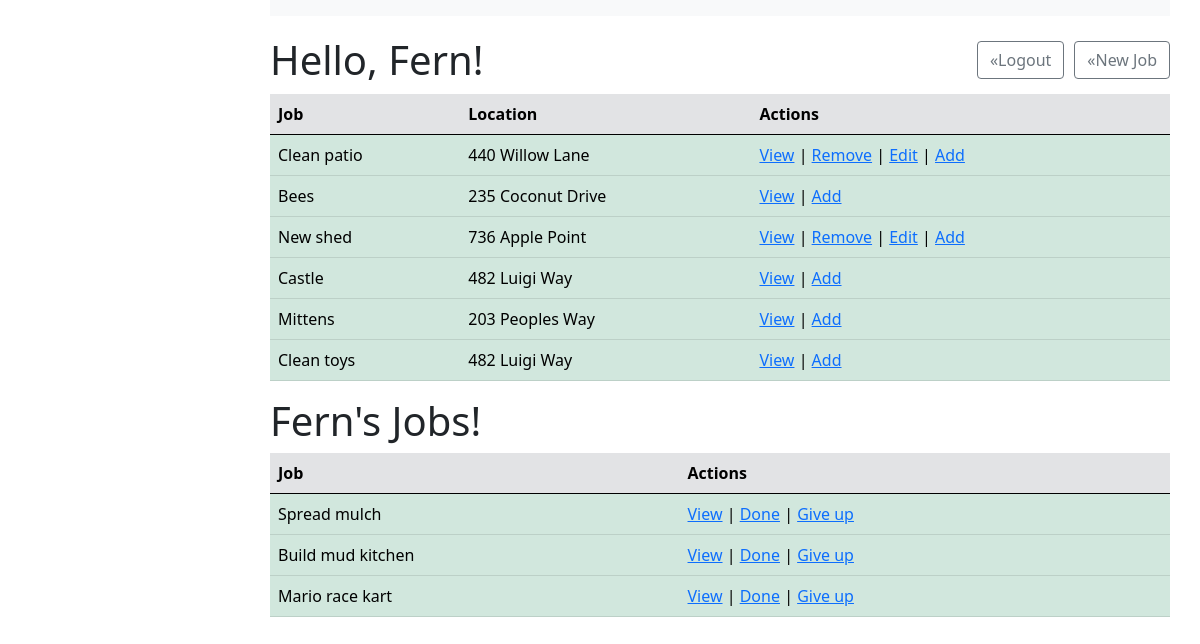
The page /user/hello (signed in) on the database its author committed.
### helper_app/models.py (models this page shows)
class User(models.Model):
    first_name = models.CharField(max_length=50)
    last_name = models.CharField(max_length=50)
    email = models.CharField(max_length=50)
    password = models.CharField(max_length=50)
    created_at = models.DateTimeField(auto_now_add=True)
    updated_at = models.DateTimeField(auto_now=True)
    objects  = UserManager()

class Job(models.Model):
    title = models.CharField(max_length=50)
    description = models.CharField(max_length=255)
    location = models.CharField(max_length=255)
    category = models.CharField(max_length=50)
    user_job = models.ForeignKey(User, related_name="user_jobs", on_delete=models.CASCADE)
    added_job = models.ManyToManyField(User, related_name="added_jobs")
    created_at = models.DateTimeField(auto_now_add=True)
    updated_at = models.DateTimeField(auto_now=True)
    objects = JobManager()

### helper_app/views.py (the view)
# urls.py: path('user/hello', views.dashboard),
def dashboard(request):
    logged_user = User.objects.get(id=request.session['logged_user'])
    context = {
        'logged_user': logged_user,
        'all_jobs': Job.objects.filter(~Q(added_job=request.session['logged_user'])),
        'logged_user_jobs': Job.objects.filter(added_job = request.session['logged_user'])
        }
    return render(request, 'jobs.html', context)

### helper_app/templates/jobs.html (shortened to what this page needs)
<!DOCTYPE html>
<html lang="en">
<head>
    {% load static %}
<link rel="stylesheet" href="{% static 'css/helper.css' %}"/>
<link href="https://cdn.jsdelivr.net/npm/bootstrap@5.0.0-beta3/dist/css/bootstrap.min.css" rel="stylesheet">
</head>
<body>
    <div id="hello">
    <nav class="navbar navbar-light bg-light"></nav>
    <h1>Hello, {{logged_user.first_name}}!</h1>
    <a href="/user/job" class="btn btn-outline-secondary" role="button">&#171;New Job</a>
    <a type="button" class="btn btn-outline-secondary" href="/user/logout">&#171;Logout</a>
    </div>
    <div id="table">
    <table class="table table-hover table-success">
        <thead class="table-secondary">
        <tr>
            <th>Job</th>
            <th>Location</th>
            <th>Actions</th>
        </tr>
        </thead>
        <tbody>
            {% for job in all_jobs reversed %}
            <tr>
            <td>{{job.title}}</a></td>
            <td>{{job.location}}</td>
            <td><a href="/job/{{job.id}}/view">View</a>
            {% if job.user_job.id == request.session.logged_user %}
            <span> | </span><a href="/remove/{{job.id}}">Remove</a>
            <span> | </span><a href="/job/{{job.id}}/edit">Edit</a>
            {% endif %}
            <span> | </span><a href="/add/{{job.id}}/job">Add</a></td>
        </tr>
        {% endfor %}
        </tbody>
    </table>
    </div>
    <div id="table">
        <h1>{{logged_user.first_name}}'s Jobs!</h1>
        <table class="table table-hover table-success">
            <thead class="table-secondary">
            <tr>
                <th>Job</th>
                <th>Actions</th>
            </tr>
            </thead>
            <tbody>
                {% for job in logged_user.added_jobs.all reversed %}
                <tr>
                    <td>{{job.title}}</td>
                    <td>
                        <a href="/job/{{job.id}}/view">View</a><span> | </span>
                        <a href="/remove/{{job.id}}">Done</a><span> | </span>
                        <a href="/give/{{job.id}}/job">Give up</a>
                    </td>
                </tr>
            {% endfor %}
            </tbody>
        </table>
        </div>
</body>
</html>

### helper_app/static/css/helper.css (style rules this page uses)
* { margin:0; padding:0; }
h1 { display: block; margin-bottom: 20px; }
#hello h1 { margin:20px 0 10px 0px; display: inline-block; }
#hello { width:900px; margin-left:270px; }
#hello a { float: right; margin: 25px 0px 0 10px; }
#table { width:900px; margin-left: 270px; }

### rows shown on the page
User: first_name "Fern"
Job: title "Clean patio", location "440 Willow Lane"
Job: title "Bees", location "235 Coconut Drive"
Job: title "New shed", location "736 Apple Point"
Job: title "Castle", location "482 Luigi Way"
Job: title "Mittens", location "203 Peoples Way"
Job: title "Clean toys", location "482 Luigi Way"
Job: title "Spread mulch"
Job: title "Build mud kitchen"
Job: title "Mario race kart"
